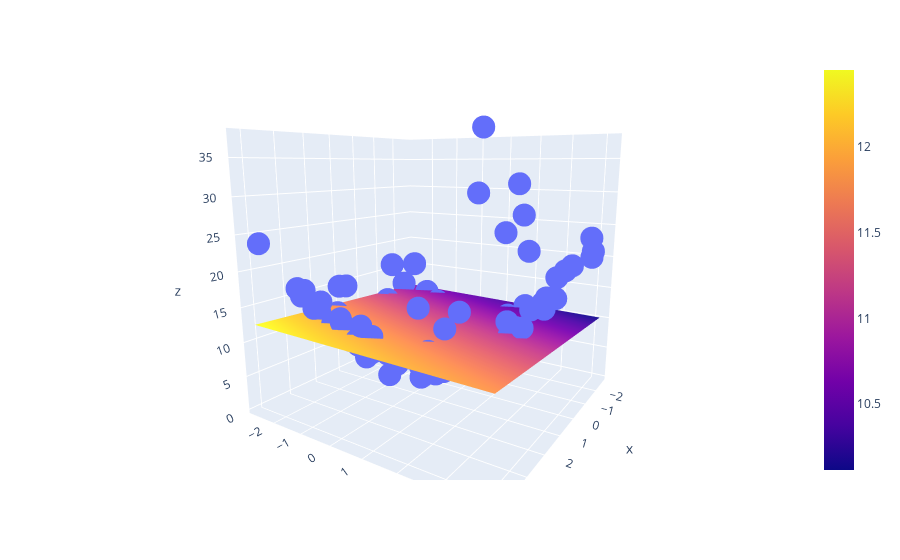

The notebook cell saved with this chart:
### Code cell
fig=px.scatter_3d(df,x=x.ravel(),y=y.ravel(),z=z.ravel())
fig.add_trace(go.Surface(x=x_input,y=y_input,z=z_final))
fig.show()
